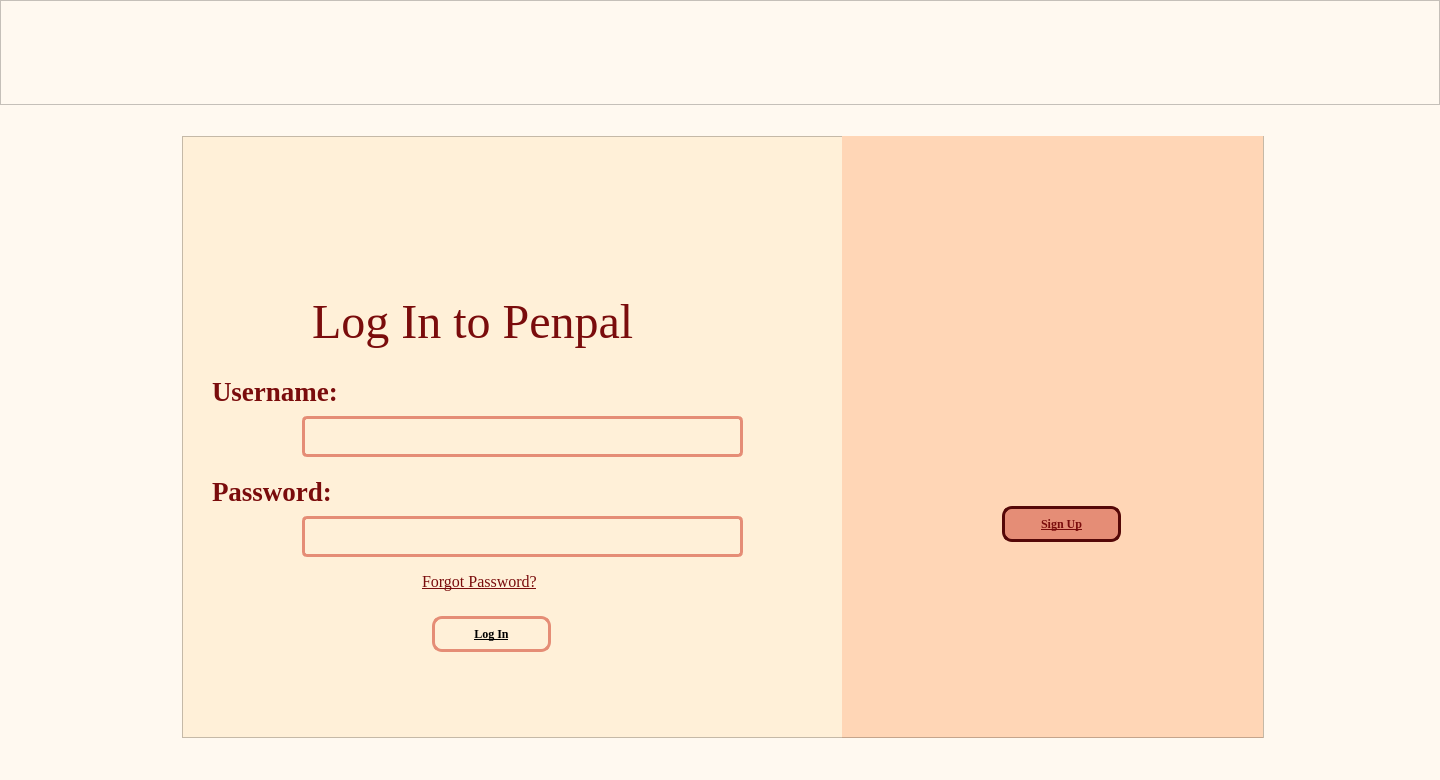
<?xml version="1.0" encoding="UTF-8"?>
<ui version="4.0">
 <class>LogIn</class>
 <widget class="QDialog" name="LogIn">
  <property name="geometry">
   <rect>
    <x>0</x>
    <y>0</y>
    <width>1440</width>
    <height>780</height>
   </rect>
  </property>
  <property name="windowTitle">
   <string>Dialog</string>
  </property>
  <property name="styleSheet">
   <string notr="true">background-color: rgb(255, 249, 240);

</string>
  </property>
  <widget class="QFrame" name="LI_Header">
   <property name="geometry">
    <rect>
     <x>0</x>
     <y>0</y>
     <width>1440</width>
     <height>105</height>
    </rect>
   </property>
   <property name="styleSheet">
    <string notr="true">background: qlineargradient(
    spread:pad, 
    x1:0, y1:0, x2:1, y2:0, 
    stop:0 #EDC27E, 
    stop:0.526 #EDC27E, 
    stop:1 #DC586D
);

</string>
   </property>
   <property name="frameShape">
    <enum>QFrame::StyledPanel</enum>
   </property>
   <property name="frameShadow">
    <enum>QFrame::Raised</enum>
   </property>
   <widget class="QLabel" name="LI_HeaderIcon">
    <property name="geometry">
     <rect>
      <x>-70</x>
      <y>-20</y>
      <width>274</width>
      <height>146</height>
     </rect>
    </property>
    <property name="font">
     <font>
      <family>Lucida Handwriting</family>
      <pointsize>28</pointsize>
     </font>
    </property>
    <property name="styleSheet">
     <string notr="true">color: rgb(98, 65, 66);
background: transparent;</string>
    </property>
    <property name="text">
     <string/>
    </property>
    <property name="pixmap">
     <pixmap>../../Downloads/HeaderIcon.png</pixmap>
    </property>
    <property name="scaledContents">
     <bool>true</bool>
    </property>
   </widget>
  </widget>
  <widget class="QFrame" name="LI_MainPanel">
   <property name="geometry">
    <rect>
     <x>182</x>
     <y>136</y>
     <width>1082</width>
     <height>602</height>
    </rect>
   </property>
   <property name="styleSheet">
    <string notr="true">background-color: rgb(255, 240, 216);</string>
   </property>
   <property name="frameShape">
    <enum>QFrame::StyledPanel</enum>
   </property>
   <property name="frameShadow">
    <enum>QFrame::Raised</enum>
   </property>
   <widget class="QFrame" name="LI_SidePanel">
    <property name="geometry">
     <rect>
      <x>660</x>
      <y>0</y>
      <width>421</width>
      <height>602</height>
     </rect>
    </property>
    <property name="styleSheet">
     <string notr="true">background-color: rgb(255, 214, 182);</string>
    </property>
    <property name="frameShape">
     <enum>QFrame::StyledPanel</enum>
    </property>
    <property name="frameShadow">
     <enum>QFrame::Raised</enum>
    </property>
    <widget class="QLabel" name="LI_SidePanelBg">
     <property name="geometry">
      <rect>
       <x>-310</x>
       <y>0</y>
       <width>1071</width>
       <height>601</height>
      </rect>
     </property>
     <property name="text">
      <string/>
     </property>
     <property name="pixmap">
      <pixmap>../../Downloads/LI_SidePanel.png</pixmap>
     </property>
     <property name="scaledContents">
      <bool>true</bool>
     </property>
    </widget>
    <widget class="QLabel" name="LI_StatementLBL">
     <property name="geometry">
      <rect>
       <x>-140</x>
       <y>80</y>
       <width>721</width>
       <height>421</height>
      </rect>
     </property>
     <property name="font">
      <font>
       <family>Times New Roman</family>
       <pointsize>16</pointsize>
       <weight>75</weight>
       <bold>true</bold>
      </font>
     </property>
     <property name="styleSheet">
      <string notr="true">color: rgb(122, 12, 12);
background: transparent;</string>
     </property>
     <property name="text">
      <string/>
     </property>
     <property name="pixmap">
      <pixmap>../../Downloads/LI_SignUpStatement.png</pixmap>
     </property>
     <property name="scaledContents">
      <bool>true</bool>
     </property>
    </widget>
    <widget class="QPushButton" name="LI_SignUpPB">
     <property name="geometry">
      <rect>
       <x>160</x>
       <y>370</y>
       <width>119</width>
       <height>36</height>
      </rect>
     </property>
     <property name="font">
      <font>
       <family>Times New Roman</family>
       <pointsize>9</pointsize>
       <weight>75</weight>
       <bold>true</bold>
       <underline>true</underline>
      </font>
     </property>
     <property name="cursor">
      <cursorShape>PointingHandCursor</cursorShape>
     </property>
     <property name="styleSheet">
      <string notr="true">border-color: rgb(122, 12, 12);
color: rgb(122, 12, 12);
border: 3px solid #550808;
background-color: rgb(229, 141, 118);
border-radius: 10px;
text-decoration: underline;
box-shadow: 5px 5px 15px rgba(0, 0, 0, 0.5);
text-color: #E58D76;

</string>
     </property>
     <property name="text">
      <string>Sign Up</string>
     </property>
     <property name="checkable">
      <bool>false</bool>
     </property>
     <property name="autoDefault">
      <bool>false</bool>
     </property>
     <property name="default">
      <bool>true</bool>
     </property>
    </widget>
   </widget>
   <widget class="QLabel" name="LI_LogInToPenpal">
    <property name="geometry">
     <rect>
      <x>130</x>
      <y>150</y>
      <width>411</width>
      <height>71</height>
     </rect>
    </property>
    <property name="font">
     <font>
      <family>Times New Roman</family>
      <pointsize>36</pointsize>
     </font>
    </property>
    <property name="styleSheet">
     <string notr="true">color: rgb(122, 12, 12);
background: transparent;</string>
    </property>
    <property name="text">
     <string>Log In to Penpal</string>
    </property>
   </widget>
   <widget class="QLabel" name="LI_UsernameLBL">
    <property name="geometry">
     <rect>
      <x>30</x>
      <y>220</y>
      <width>171</width>
      <height>71</height>
     </rect>
    </property>
    <property name="font">
     <font>
      <family>Times New Roman</family>
      <pointsize>20</pointsize>
      <weight>75</weight>
      <bold>true</bold>
     </font>
    </property>
    <property name="styleSheet">
     <string notr="true">color: rgb(122, 12, 12);
background: transparent;</string>
    </property>
    <property name="text">
     <string>Username:</string>
    </property>
   </widget>
   <widget class="QLabel" name="LI_PasswordLBL">
    <property name="geometry">
     <rect>
      <x>30</x>
      <y>320</y>
      <width>171</width>
      <height>71</height>
     </rect>
    </property>
    <property name="font">
     <font>
      <family>Times New Roman</family>
      <pointsize>20</pointsize>
      <weight>75</weight>
      <bold>true</bold>
     </font>
    </property>
    <property name="styleSheet">
     <string notr="true">color: rgb(122, 12, 12);
background: transparent;</string>
    </property>
    <property name="text">
     <string>Password:</string>
    </property>
   </widget>
   <widget class="QLineEdit" name="LI_PasswordLE">
    <property name="geometry">
     <rect>
      <x>120</x>
      <y>380</y>
      <width>441</width>
      <height>41</height>
     </rect>
    </property>
    <property name="styleSheet">
     <string notr="true">border-color: rgb(229, 141, 118);
border: 3px solid #E58D76;
border-radius: 5px;
background: transparent;</string>
    </property>
   </widget>
   <widget class="QPushButton" name="LI_LogInPB">
    <property name="geometry">
     <rect>
      <x>250</x>
      <y>480</y>
      <width>119</width>
      <height>36</height>
     </rect>
    </property>
    <property name="font">
     <font>
      <family>Times New Roman</family>
      <pointsize>9</pointsize>
      <weight>75</weight>
      <bold>true</bold>
      <underline>true</underline>
     </font>
    </property>
    <property name="cursor">
     <cursorShape>PointingHandCursor</cursorShape>
    </property>
    <property name="styleSheet">
     <string notr="true">border-color: rgb(229, 141, 118);
border: 3px solid #E58D76;
border-radius: 10px;
text-decoration: underline;
text-color: #E58D76;
box-shadow: 5px 5px 15px rgba(0, 0, 0, 0.5);
background: transparent;
</string>
    </property>
    <property name="text">
     <string>Log In</string>
    </property>
    <property name="default">
     <bool>false</bool>
    </property>
    <property name="flat">
     <bool>false</bool>
    </property>
   </widget>
   <widget class="QLabel" name="LI_Icon">
    <property name="geometry">
     <rect>
      <x>-40</x>
      <y>-10</y>
      <width>274</width>
      <height>146</height>
     </rect>
    </property>
    <property name="font">
     <font>
      <family>Lucida Handwriting</family>
      <pointsize>28</pointsize>
     </font>
    </property>
    <property name="styleSheet">
     <string notr="true">color: rgb(98, 65, 66);
background: transparent;</string>
    </property>
    <property name="text">
     <string/>
    </property>
    <property name="pixmap">
     <pixmap>../../Downloads/Icon.png</pixmap>
    </property>
    <property name="scaledContents">
     <bool>true</bool>
    </property>
   </widget>
   <widget class="QLineEdit" name="LI_UsernameLE">
    <property name="geometry">
     <rect>
      <x>120</x>
      <y>280</y>
      <width>441</width>
      <height>41</height>
     </rect>
    </property>
    <property name="styleSheet">
     <string notr="true">border-color: rgb(229, 141, 118);
border: 3px solid #E58D76;
border-radius: 5px;
background: transparent;</string>
    </property>
   </widget>
   <widget class="QLabel" name="LI_ForgotPasswordLBL">
    <property name="geometry">
     <rect>
      <x>240</x>
      <y>430</y>
      <width>151</width>
      <height>31</height>
     </rect>
    </property>
    <property name="font">
     <font>
      <family>Times New Roman</family>
      <pointsize>12</pointsize>
      <underline>true</underline>
     </font>
    </property>
    <property name="cursor">
     <cursorShape>PointingHandCursor</cursorShape>
    </property>
    <property name="styleSheet">
     <string notr="true">color: rgb(122, 12, 12);
background: transparent;
text-decoration: underline
</string>
    </property>
    <property name="text">
     <string>Forgot Password?</string>
    </property>
   </widget>
   <widget class="QLabel" name="label">
    <property name="geometry">
     <rect>
      <x>190</x>
      <y>0</y>
      <width>941</width>
      <height>671</height>
     </rect>
    </property>
    <property name="styleSheet">
     <string notr="true">background: transparent;
</string>
    </property>
    <property name="text">
     <string/>
    </property>
    <property name="pixmap">
     <pixmap>../../Downloads/LI_Shadow.png</pixmap>
    </property>
    <property name="scaledContents">
     <bool>true</bool>
    </property>
   </widget>
   <zorder>label</zorder>
   <zorder>LI_SidePanel</zorder>
   <zorder>LI_Icon</zorder>
   <zorder>LI_ForgotPasswordLBL</zorder>
   <zorder>LI_PasswordLE</zorder>
   <zorder>LI_PasswordLBL</zorder>
   <zorder>LI_UsernameLE</zorder>
   <zorder>LI_UsernameLBL</zorder>
   <zorder>LI_LogInToPenpal</zorder>
   <zorder>LI_LogInPB</zorder>
  </widget>
 </widget>
 <resources/>
 <connections/>
</ui>
